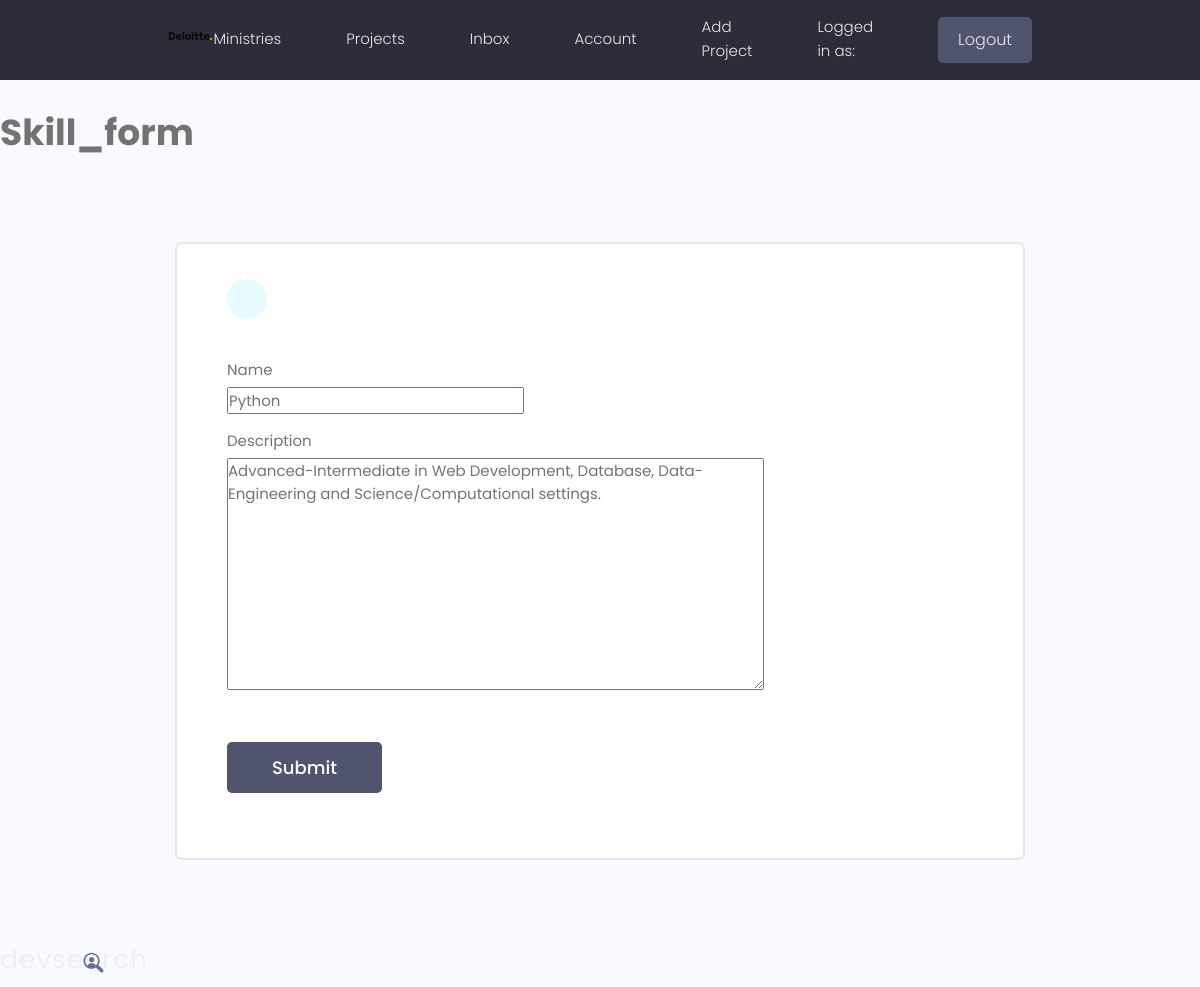
Page /update-skill/ed04c295-9c1d-4253-8e59-0c4b1f6c7f36/ (signed in) on the committed database.
### users/models.py (models this page shows, shortened)
class Skill(models.Model):
    owner = models.ForeignKey(Profile, on_delete=models.CASCADE, null=True, blank=True)
    name = models.CharField(max_length=200, null=True, blank=True)
    description = models.TextField(null=True, blank=True)
    created = models.DateTimeField(auto_now_add=True)
    id = models.UUIDField(default=uuid.uuid4, unique=True, primary_key=True, editable=False)

### users/views.py (the view)
# urls.py: path('update-skill/<str:pk>/', views.updateSkill, name='update-skill'),
@login_required(login_url='login')
def updateSkill(request, pk):
    profile = request.user.profile
    skill = profile.skill_set.get(id=pk)
    form = SkillForm(instance=skill)
    if request.method == 'POST':
        form = SkillForm(request.POST, instance=skill)
        if form.is_valid():
            form.save()
            messages.success(request, 'Skill was updated successfully!')
            return redirect('account')
    context = {'form': form}
    return render(request, 'users/skill_form.html', context)

### users/forms.py
class SkillForm(ModelForm):
    class Meta:
        model = Skill
        fields = '__all__'
        exclude = ['owner']

### users/templates/users/skill_form.html (shortened to what this page needs)
{% extends 'main.html' %}
{% block content %}
<h2>Skill_form</h2>
<main class="formPage my-xl">
    <div class="content-box">
        <div class="formWrapper">
            <a class="backButton" href="{% url 'account' %}"></a>
            <br>
            <form class="form" method="POST" action="">
            {% for field in form %}
                <div class="form__field">
                <label for="formInput#text">{{field.label}}</label>
                {{field}}
                </div>
            {% endfor %}
                <input class="btn btn--sub btn--lg  my-md" type="submit" value="Submit" />
            </form>
        </div>
    </div>
</main>
{% endblock %}

### static/styles/app.css (style rules this page uses)
:root { --color-sub: #2d2d39; }
.btn--sub { background-color: var(--color-sub-light); }
.content-box { width: 95%; max-width: 85rem; margin: 0 auto; }
.backButton { background: var(--color-main-light); color: var(--color-main); width: 4rem; height: 4rem; display: flex; align-items: center; justify-content: center; border-radius: 50%; }
.formPage .formWrapper { list-style: none; background: var(--color-white); padding: 3.5rem 5rem; border: 2px solid var(--color-light); border-radius: 0.7rem; }

### static/uikit/styles/modules/_variables.css (style rules this page uses)
:root { --color-main: #5aa5b9; --color-main-light: #e6faff; --color-sub: #3f4156; --color-sub-light: #51546e; --color-sub-lighter: #ededfd; --color-text: #737373; --color-gray: #8b8b8b; --color-light: #e5e7eb; --color-light-gray: #767676; --color-bg: #f8fafd; --color-white: #fffefd; --color-white-light: #f3f3f3; --color-success: #359e64; --color-success-bg: #def8e8; --color-error: #fc4b0b; --color-error-bg: #fff2ee; --font-base: 'Poppins', arial, helvetica, 'Segoe UI', roboto, ubuntu, sans-serif; --font-monospace: 'Fira Code', 'Courier New', courier, monospace; --font-regular: 300; --font-medium: 500; --font-bold: 700; --generic-shadow: 1px 1px 5px #00000010; --generic-transition: all 0.3s ease-in-out; }

### static/uikit/styles/modules/_base.css (style rules this page uses)
* { margin: 0; padding: 0; box-sizing: border-box; text-rendering: optimizeLegibility; color: inherit; font-size: inherit; }
html { font-size: 50%; }
@media only screen and (min-width: 480px) { html { font-size: 56.25%; } }
@media only screen and (min-width: 1200px) { html { font-size: 62.5%; } }
body { line-height: 1.6; font-weight: 400; font-size: 1.5rem; color: var(--color-text); background-color: var(--color-bg); min-height: 100vh; }

### static/uikit/styles/modules/_typography.css (style rules this page uses)
* { font-family: var(--font-base); }
h2 { font-size: 3.6rem; font-weight: var(--font-bold); }
a { padding-bottom: 2px; text-decoration: none; display: inline-block; color: var(--color-main); font-weight: var(--font-medium); }

### static/uikit/styles/modules/_utilities.css (style rules this page uses)
.my-md { margin: 3rem auto; }
.my-xl { margin: 8rem auto; }

### static/uikit/styles/modules/_button.css (style rules this page uses)
.btn { display: inline-block; position: relative; cursor: pointer; background-color: var(--color-light); font-weight: var(--font-medium); color: var(--color-sub); text-decoration: none; padding: 1rem 2rem; border-radius: 0.5rem; border: none; width: -webkit-fit-content; width: -moz-fit-content; width: fit-content; height: -webkit-fit-content; height: -moz-fit-content; height: fit-content; font-size: 1.6rem; outline-width: 0; outline-color: transparent; -webkit-backface-visibility: hidden; backface-visibility: hidden; transition: all 0.3s ease-in-out; }
.btn--sub { background-color: var(--color-sub); color: var(--color-white); }
.btn--lg { font-size: 1.8rem; padding: 1.2rem 4.5rem; }

### static/uikit/styles/modules/_form.css (style rules this page uses)
.form { display: block; }
.form__field { margin-top: 1.5rem; margin-bottom: 1.5rem; }
.form__label, .form__field > label { display: block; margin-bottom: 0.5rem; color: var(--color-text); }

### rows in the picture
Skill: form "Python" "Advanced-Intermediate in Web Development, Database, Data-Engineering and Science/Computational settings."

### other values in the picture
{{ field.label }} "Name" "Description"
